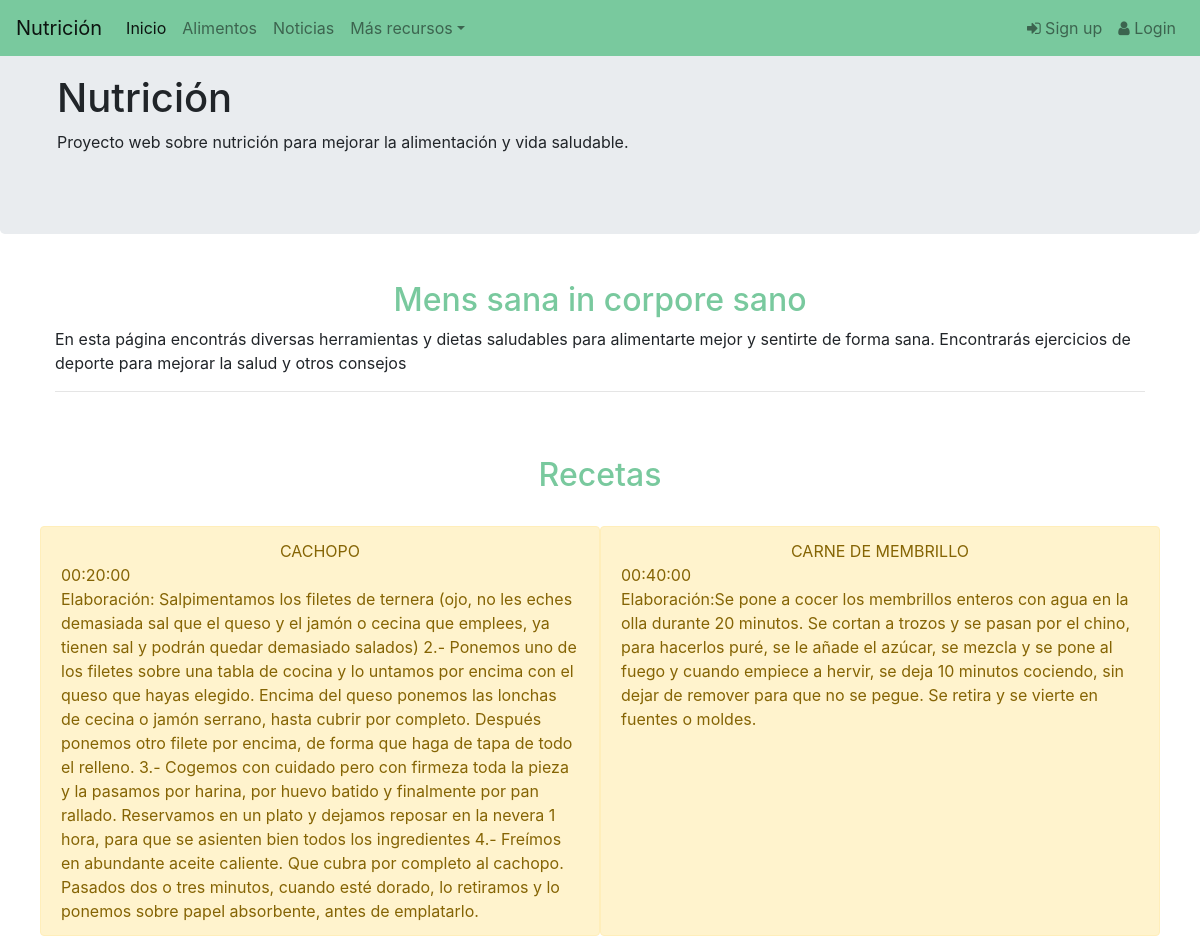
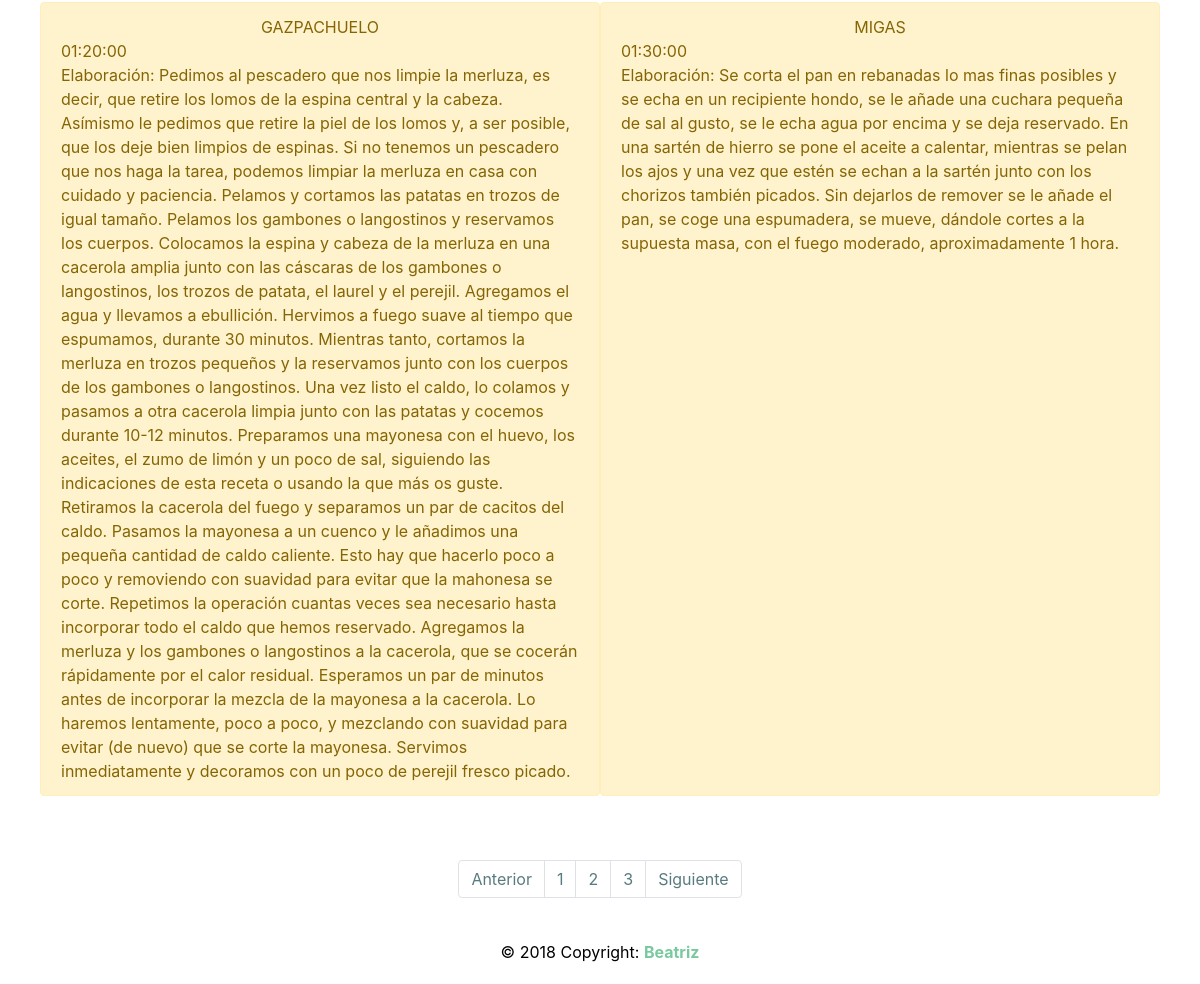
Screenshot of /recetas.php with the database file from the repository (2 pictures, top to bottom).
### tables this page shows
CREATE TABLE `receta` (
  `idReceta` int(8) NOT NULL,
  `nombre` varchar(30) NOT NULL,
  `descripcion` text NOT NULL,
  `tiempo` time DEFAULT NULL
);

### recetas.php (the view, shortened to what this page needs)
<?php
    include_once 'libs/conexion.php';
    $sql_leer = 'SELECT * FROM receta order by nombre';
    $gsent = $pdo -> prepare($sql_leer);
    $gsent->execute();
    $resultado = $gsent->fetchAll();
    $datosPagina = 4;
    $totalDatosBD = $gsent->rowCount();
    $paginasTotal = ceil($totalDatosBD/ $datosPagina);
    $pagina=false;
    if(!$pagina){
        $iniciar =0;
    } else{
        $iniciar = ($pagina-1) * $datosPagina;
    }
    $sql_muestroReceta = 'SELECT * FROM receta order by nombre Limit :iniciar , :numRecetas';
    $muestroRecetas= $pdo->prepare($sql_muestroReceta);
    $muestroRecetas->bindParam(':iniciar', $iniciar, PDO::PARAM_INT);
    $muestroRecetas->bindParam(':numRecetas', $datosPagina, PDO::PARAM_INT);
    $muestroRecetas->execute();
    $resultado_recetas = $muestroRecetas->fetchAll();
?>
<!DOCTYPE html>
<html>
<head>
    <link rel="stylesheet" type="text/css" media="screen" href="css/style.css" />
	<link rel="stylesheet" href="https://maxcdn.bootstrapcdn.com/bootstrap/4.1.3/css/bootstrap.min.css">
	<link href="//maxcdn.bootstrapcdn.com/font-awesome/4.7.0/css/font-awesome.min.css" rel="stylesheet">
</head>
<body>
    <?php
        if (isset($_SESSION['usuario'])) :
            require_once "libs/navbarLogueado.php";
        else:
            require_once "libs/navbar.php";
        endif;
    ?>
  	<div class="jumbotron">
  	<div class="container">
	    <h1>Nutrición</h1>
	    <p>Proyecto web sobre nutrición para mejorar la alimentación y vida saludable.</p>
	  	</div>
	</div>
    <header>
	</header>
		<div class="container mx-auto">
		<main id="centerMain">
			<h2 class="titulo col-12 text-center">Mens sana in corpore sano</h2>
			<p>En esta página encontrás diversas herramientas y dietas saludables para alimentarte mejor y sentirte de forma sana.
			Encontrarás ejercicios de deporte para mejorar la salud y otros consejos </p>
			<hr>
            <br>
        <br>
	    <div class="row">
	      <div class="col-lg-12 text-center">
	        <h2 class="titulo">Recetas</h2>
	        <br />
          </div>
	        <?php foreach ($resultado_recetas as $dato) :  ?>
            <div class=" alert alert-warning col-lg-6 col-md-4 col-xs-6 ">
                <div class="text-center text-uppercase">
                    <?php echo $dato['nombre']."<br>" ?>
                </div>
                <div text-justify>
                    <?php echo $dato['tiempo']."<br>" ?>
                    <?php echo $dato['descripcion']."<br>" ?>
                </div>
            </div>
                <?php endforeach ?>
        </div>
	      <br>
			<br>
			<ul class="pagination justify-content-center">
		    <li class="page-item <?= $_GET['pagina']<=1 ? 'disabled':''?>"><a class="page-link" href="recetas.php?pagina=<?=$_GET['pagina']-1 ?>">Anterior</a></li>
		    <?php for($i=1; $i<=$paginasTotal; $i++): ?>
            <li class="page-item <?= $_GET['pagina']==$i ? 'active':''?>"><a class="page-link" href="recetas.php?pagina=<?=$i?>"><?=$i?></a></li>
            <?php endfor ?>
		    <li class="page-item <?= $_GET['pagina']>=$paginas ? 'disabled':''?>"><a class="page-link" href="recetas.php?pagina=<?=$_GET['pagina']+1 ?>">Siguiente</a></li>
		  </ul>
		</main>
		<footer class="page-footer font-small blue">
		  <div class="footer text-center py-3">© 2018 Copyright:
		    <a href="https://github.com/BeatrizPR"> Beatriz</a>
		  </div>
		</footer>
	</div>
</body>
</html>

### css/style.css (style rules this page uses)
* { margin: 0px; padding: 0px; }
.container { margin: 10px !important; }
header, footer { height:50px; }
.titulo { color: #79c99e; }
#centerMain { margin-top:-5%; }
main { padding:10px; position: relative; }
.page-link { color: #587b7f !important; }
.footer { position: relative; left: 0; bottom: 0; width: 100%; color: black; text-align: center; }
.footer a { color: #79c99e; font-weight: bold; }

### rows the page displays
receta: nombre "CACHOPO", tiempo "00:20:00", descripcion "Elaboración: Salpimentamos los filetes de ternera (ojo, no les eches demasiada sal que el queso y el jamón o cecina que emplees, ya tienen sal y podrán quedar demasiado salados) 2.- Ponemos uno de los filetes sobre una tabla de cocina y lo untamos por encima con el queso que hayas elegido. Encima del queso ponemos las lonchas de cecina o jamón serrano, hasta cubrir por completo. Después ponemos otro filete por encima, de forma que haga de tapa de todo el relleno. 3.- Cogemos con cuidado pero con firmeza toda la pieza y la pasamos por harina, por huevo batido y finalmente por pan rallado. Reservamos en un plato y dejamos reposar en la nevera 1 hora, para que se asienten bien todos los…"
receta: nombre "CARNE DE MEMBRILLO", tiempo "00:40:00", descripcion "Elaboración:Se pone a cocer los membrillos enteros con agua en la olla durante 20 minutos. Se cortan a trozos y se pasan por el chino, para hacerlos puré, se le añade el azúcar, se mezcla y se pone al fuego y cuando empiece a hervir, se deja 10 minutos cociendo, sin dejar de remover para que no se pegue. Se retira y se vierte en fuentes o moldes."
receta: nombre "GAZPACHUELO", tiempo "01:20:00", descripcion "Elaboración: Pedimos al pescadero que nos limpie la merluza, es decir, que retire los lomos de la espina central y la cabeza. Asímismo le pedimos que retire la piel de los lomos y, a ser posible, que los deje bien limpios de espinas. Si no tenemos un pescadero que nos haga la tarea, podemos limpiar la merluza en casa con cuidado y paciencia. Pelamos y cortamos las patatas en trozos de igual tamaño. Pelamos los gambones o langostinos y reservamos los cuerpos. Colocamos la espina y cabeza de la merluza en una cacerola amplia junto con las cáscaras de los gambones o langostinos, los trozos de patata, el laurel y el perejil. Agregamos el agua y llevamos a ebullición. Hervimos a fuego suave al…"
receta: nombre "MIGAS", tiempo "01:30:00", descripcion "Elaboración: Se corta el pan en rebanadas lo mas finas posibles y se echa en un recipiente hondo, se le añade una cuchara pequeña de sal al gusto, se le echa agua por encima y se deja reservado. En una sartén de hierro se pone el aceite a calentar, mientras se pelan los ajos y una vez que estén se echan a la sartén junto con los chorizos también picados. Sin dejarlos de remover se le añade el pan, se coge una espumadera, se mueve, dándole cortes a la supuesta masa, con el fuego moderado, aproximadamente 1 hora."
